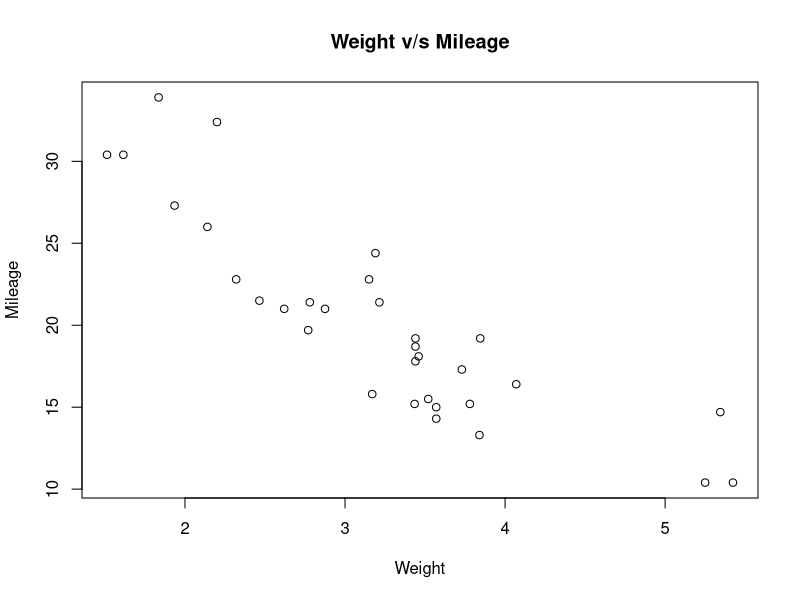

Write R code to recreate this figure.
#1. Perform the following tasks:
#(a) Import mtcars dataset.
data("mtcars")
head(mtcars)
nrow(mtcars)
ncol(mtcars)
summary(mtcars)

#(b) Visualize your data using scatter plots.
plot(x = mtcars$wt,y = mtcars$mpg,xlab = "Weight",ylab = "Mileage",main = "Weight v/s Mileage")

#(c) Compute the Correlation between mpg and wt variables.
#cor(x=mtcars$wt,y=mtcars$mpg,use="everything",method = c("pearson","kendall","spearman"))
cor(x=mtcars$wt,y=mtcars$mpg,use="everything",method = "pearson")
cor(x=mtcars$wt,y=mtcars$mpg,use="everything",method = "kendall")
cor(x=mtcars$wt,y=mtcars$mpg,use="everything",method = "spearman")
